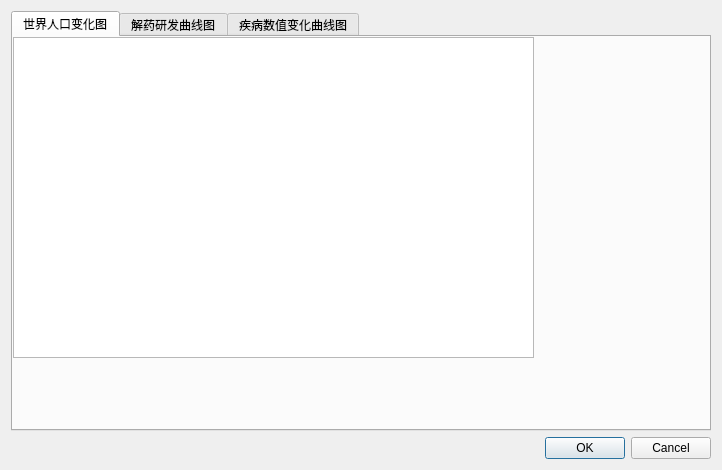
<?xml version="1.0" encoding="UTF-8"?>
<ui version="4.0">
 <class>FHistoryScreen</class>
 <widget class="QDialog" name="FHistoryScreen">
  <property name="geometry">
   <rect>
    <x>0</x>
    <y>0</y>
    <width>722</width>
    <height>470</height>
   </rect>
  </property>
  <property name="sizePolicy">
   <sizepolicy hsizetype="Expanding" vsizetype="Expanding">
    <horstretch>0</horstretch>
    <verstretch>0</verstretch>
   </sizepolicy>
  </property>
  <property name="windowTitle">
   <string>Dialog</string>
  </property>
  <layout class="QVBoxLayout" name="verticalLayout_2">
   <item>
    <layout class="QVBoxLayout" name="verticalLayout">
     <property name="sizeConstraint">
      <enum>QLayout::SetMaximumSize</enum>
     </property>
     <item>
      <widget class="QTabWidget" name="tabWidget">
       <property name="sizePolicy">
        <sizepolicy hsizetype="Expanding" vsizetype="Expanding">
         <horstretch>255</horstretch>
         <verstretch>255</verstretch>
        </sizepolicy>
       </property>
       <property name="autoFillBackground">
        <bool>true</bool>
       </property>
       <property name="currentIndex">
        <number>0</number>
       </property>
       <widget class="QWidget" name="tabWorldHistory">
        <attribute name="title">
         <string>世界人口变化图</string>
        </attribute>
        <widget class="QGraphicsView" name="graphicsViewW">
         <property name="geometry">
          <rect>
           <x>0</x>
           <y>0</y>
           <width>521</width>
           <height>321</height>
          </rect>
         </property>
        </widget>
       </widget>
       <widget class="QWidget" name="tabMedicHistory">
        <attribute name="title">
         <string>解药研发曲线图</string>
        </attribute>
        <widget class="QGraphicsView" name="graphicsViewM">
         <property name="geometry">
          <rect>
           <x>0</x>
           <y>0</y>
           <width>521</width>
           <height>321</height>
          </rect>
         </property>
        </widget>
       </widget>
       <widget class="QWidget" name="tabDiseaseHistory">
        <attribute name="title">
         <string>疾病数值变化曲线图</string>
        </attribute>
        <widget class="QGraphicsView" name="graphicsViewD">
         <property name="geometry">
          <rect>
           <x>0</x>
           <y>0</y>
           <width>256</width>
           <height>192</height>
          </rect>
         </property>
        </widget>
       </widget>
      </widget>
     </item>
     <item>
      <widget class="QDialogButtonBox" name="buttonBox">
       <property name="orientation">
        <enum>Qt::Horizontal</enum>
       </property>
       <property name="standardButtons">
        <set>QDialogButtonBox::Cancel|QDialogButtonBox::Ok</set>
       </property>
      </widget>
     </item>
    </layout>
   </item>
  </layout>
 </widget>
 <resources/>
 <connections>
  <connection>
   <sender>buttonBox</sender>
   <signal>accepted()</signal>
   <receiver>FHistoryScreen</receiver>
   <slot>accept()</slot>
   <hints>
    <hint type="sourcelabel">
     <x>248</x>
     <y>254</y>
    </hint>
    <hint type="destinationlabel">
     <x>157</x>
     <y>274</y>
    </hint>
   </hints>
  </connection>
  <connection>
   <sender>buttonBox</sender>
   <signal>rejected()</signal>
   <receiver>FHistoryScreen</receiver>
   <slot>reject()</slot>
   <hints>
    <hint type="sourcelabel">
     <x>316</x>
     <y>260</y>
    </hint>
    <hint type="destinationlabel">
     <x>286</x>
     <y>274</y>
    </hint>
   </hints>
  </connection>
 </connections>
</ui>
